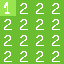

Tiled map render using the project's own tile images. Description and the whole map definition, tile-layer contents included, below:
An orthogonal 4x4 tile map with 16x16 px tiles, 1 tile layer (set).

<map version="1.8" tiledversion="1.8.2" orientation="orthogonal" renderorder="right-down" width="4" height="4" tilewidth="16" tileheight="16" infinite="0" nextlayerid="6" nextobjectid="1">
 <tileset firstgid="1" source="../spr_test_tileset.tsx" />
 <layer id="1" name="set" width="4" height="4">
  <data encoding="csv">
2,3,3,3,
3,3,3,3,
3,3,3,3,
3,3,3,3
</data>
 </layer>
</map>
